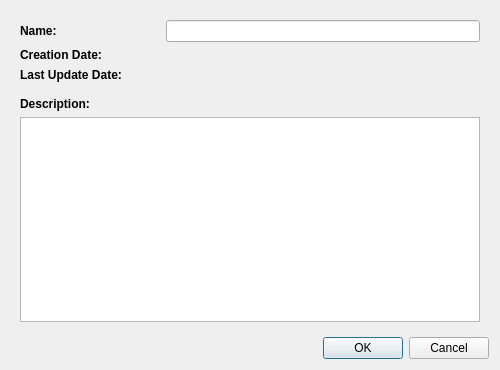
<?xml version="1.0" encoding="UTF-8"?>
<ui version="4.0">
 <class>MissionInfoDialog</class>
 <widget class="QDialog" name="MissionInfoDialog">
  <property name="geometry">
   <rect>
    <x>0</x>
    <y>0</y>
    <width>500</width>
    <height>370</height>
   </rect>
  </property>
  <property name="sizePolicy">
   <sizepolicy hsizetype="Fixed" vsizetype="Fixed">
    <horstretch>0</horstretch>
    <verstretch>0</verstretch>
   </sizepolicy>
  </property>
  <property name="minimumSize">
   <size>
    <width>500</width>
    <height>370</height>
   </size>
  </property>
  <property name="maximumSize">
   <size>
    <width>500</width>
    <height>370</height>
   </size>
  </property>
  <property name="windowTitle">
   <string>Mission Information</string>
  </property>
  <layout class="QVBoxLayout" name="verticalLayout_3">
   <item>
    <widget class="QWidget" name="widget_2" native="true">
     <layout class="QVBoxLayout" name="verticalLayout_2">
      <item>
       <layout class="QHBoxLayout" name="horizontalLayout">
        <item>
         <widget class="QLabel" name="label_3">
          <property name="minimumSize">
           <size>
            <width>140</width>
            <height>17</height>
           </size>
          </property>
          <property name="maximumSize">
           <size>
            <width>16777215</width>
            <height>16777215</height>
           </size>
          </property>
          <property name="font">
           <font>
            <weight>75</weight>
            <bold>true</bold>
           </font>
          </property>
          <property name="text">
           <string>Name:</string>
          </property>
         </widget>
        </item>
        <item>
         <widget class="QLineEdit" name="missionNameLE"/>
        </item>
       </layout>
      </item>
      <item>
       <layout class="QHBoxLayout" name="horizontalLayout_4">
        <item>
         <widget class="QLabel" name="label_7">
          <property name="minimumSize">
           <size>
            <width>140</width>
            <height>0</height>
           </size>
          </property>
          <property name="maximumSize">
           <size>
            <width>16777215</width>
            <height>16777215</height>
           </size>
          </property>
          <property name="font">
           <font>
            <weight>75</weight>
            <bold>true</bold>
           </font>
          </property>
          <property name="text">
           <string>Creation Date:</string>
          </property>
         </widget>
        </item>
        <item>
         <widget class="QLabel" name="creationDateL">
          <property name="sizePolicy">
           <sizepolicy hsizetype="MinimumExpanding" vsizetype="Preferred">
            <horstretch>0</horstretch>
            <verstretch>0</verstretch>
           </sizepolicy>
          </property>
          <property name="text">
           <string/>
          </property>
          <property name="alignment">
           <set>Qt::AlignJustify|Qt::AlignVCenter</set>
          </property>
         </widget>
        </item>
       </layout>
      </item>
      <item>
       <layout class="QHBoxLayout" name="horizontalLayout_2">
        <item>
         <widget class="QLabel" name="label_4">
          <property name="minimumSize">
           <size>
            <width>140</width>
            <height>0</height>
           </size>
          </property>
          <property name="maximumSize">
           <size>
            <width>16777215</width>
            <height>16777215</height>
           </size>
          </property>
          <property name="font">
           <font>
            <weight>75</weight>
            <bold>true</bold>
           </font>
          </property>
          <property name="text">
           <string>Last Update Date:</string>
          </property>
         </widget>
        </item>
        <item>
         <widget class="QLabel" name="lastUpdateDateL">
          <property name="sizePolicy">
           <sizepolicy hsizetype="MinimumExpanding" vsizetype="Preferred">
            <horstretch>0</horstretch>
            <verstretch>0</verstretch>
           </sizepolicy>
          </property>
          <property name="text">
           <string/>
          </property>
          <property name="alignment">
           <set>Qt::AlignJustify|Qt::AlignVCenter</set>
          </property>
         </widget>
        </item>
       </layout>
      </item>
     </layout>
    </widget>
   </item>
   <item>
    <widget class="QWidget" name="NotesWidget" native="true">
     <layout class="QVBoxLayout" name="verticalLayout">
      <property name="topMargin">
       <number>0</number>
      </property>
      <item>
       <widget class="QLabel" name="label_5">
        <property name="maximumSize">
         <size>
          <width>16777215</width>
          <height>30</height>
         </size>
        </property>
        <property name="font">
         <font>
          <weight>75</weight>
          <bold>true</bold>
         </font>
        </property>
        <property name="text">
         <string>Description:</string>
        </property>
       </widget>
      </item>
      <item>
       <widget class="QPlainTextEdit" name="notesTE"/>
      </item>
     </layout>
    </widget>
   </item>
   <item>
    <widget class="QDialogButtonBox" name="missionNameBB">
     <property name="orientation">
      <enum>Qt::Horizontal</enum>
     </property>
     <property name="standardButtons">
      <set>QDialogButtonBox::Cancel|QDialogButtonBox::Ok</set>
     </property>
    </widget>
   </item>
  </layout>
 </widget>
 <resources/>
 <connections>
  <connection>
   <sender>missionNameBB</sender>
   <signal>accepted()</signal>
   <receiver>MissionInfoDialog</receiver>
   <slot>accept()</slot>
   <hints>
    <hint type="sourcelabel">
     <x>224</x>
     <y>378</y>
    </hint>
    <hint type="destinationlabel">
     <x>224</x>
     <y>199</y>
    </hint>
   </hints>
  </connection>
  <connection>
   <sender>missionNameBB</sender>
   <signal>rejected()</signal>
   <receiver>MissionInfoDialog</receiver>
   <slot>reject()</slot>
   <hints>
    <hint type="sourcelabel">
     <x>224</x>
     <y>378</y>
    </hint>
    <hint type="destinationlabel">
     <x>224</x>
     <y>199</y>
    </hint>
   </hints>
  </connection>
 </connections>
</ui>
